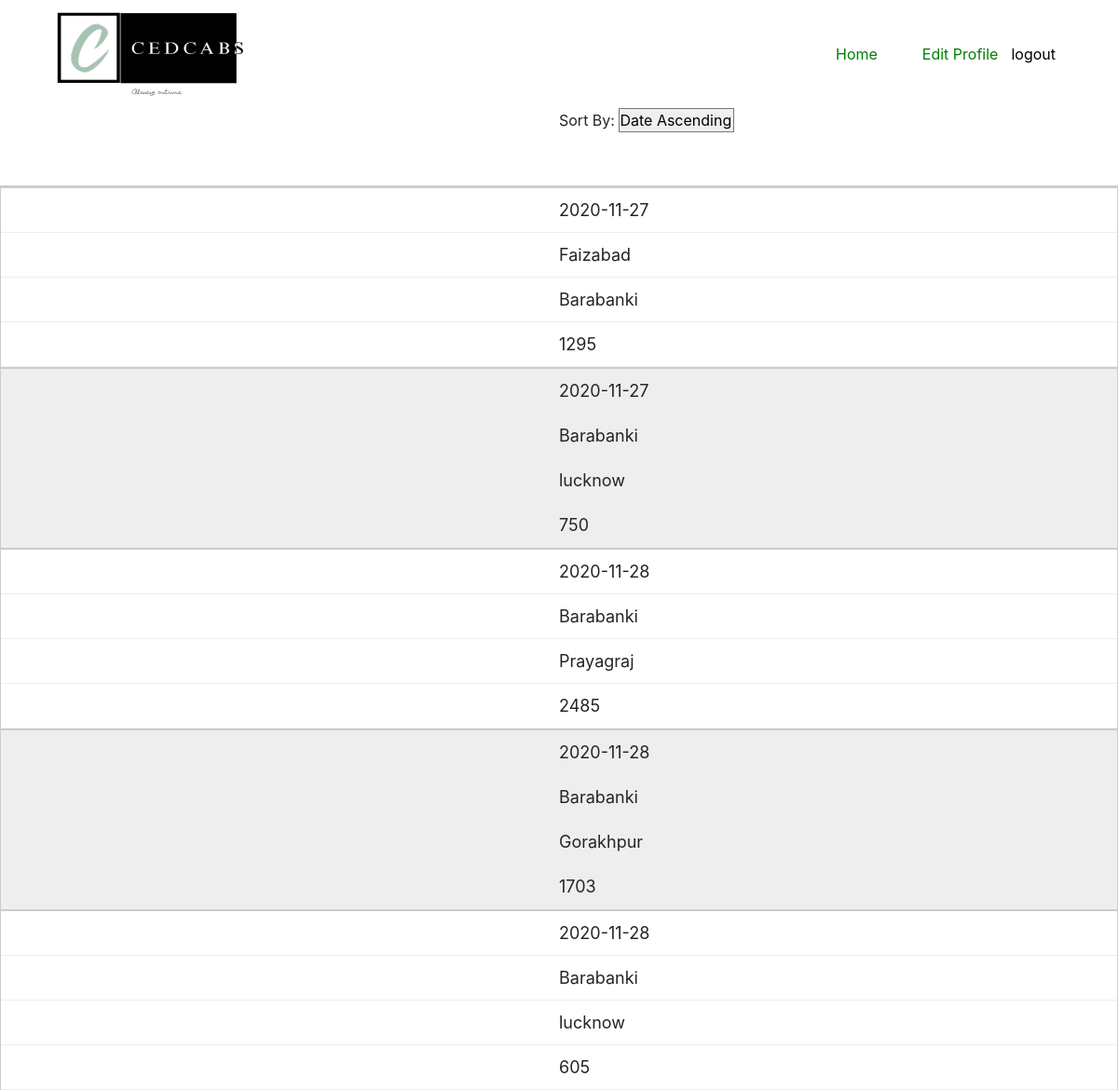
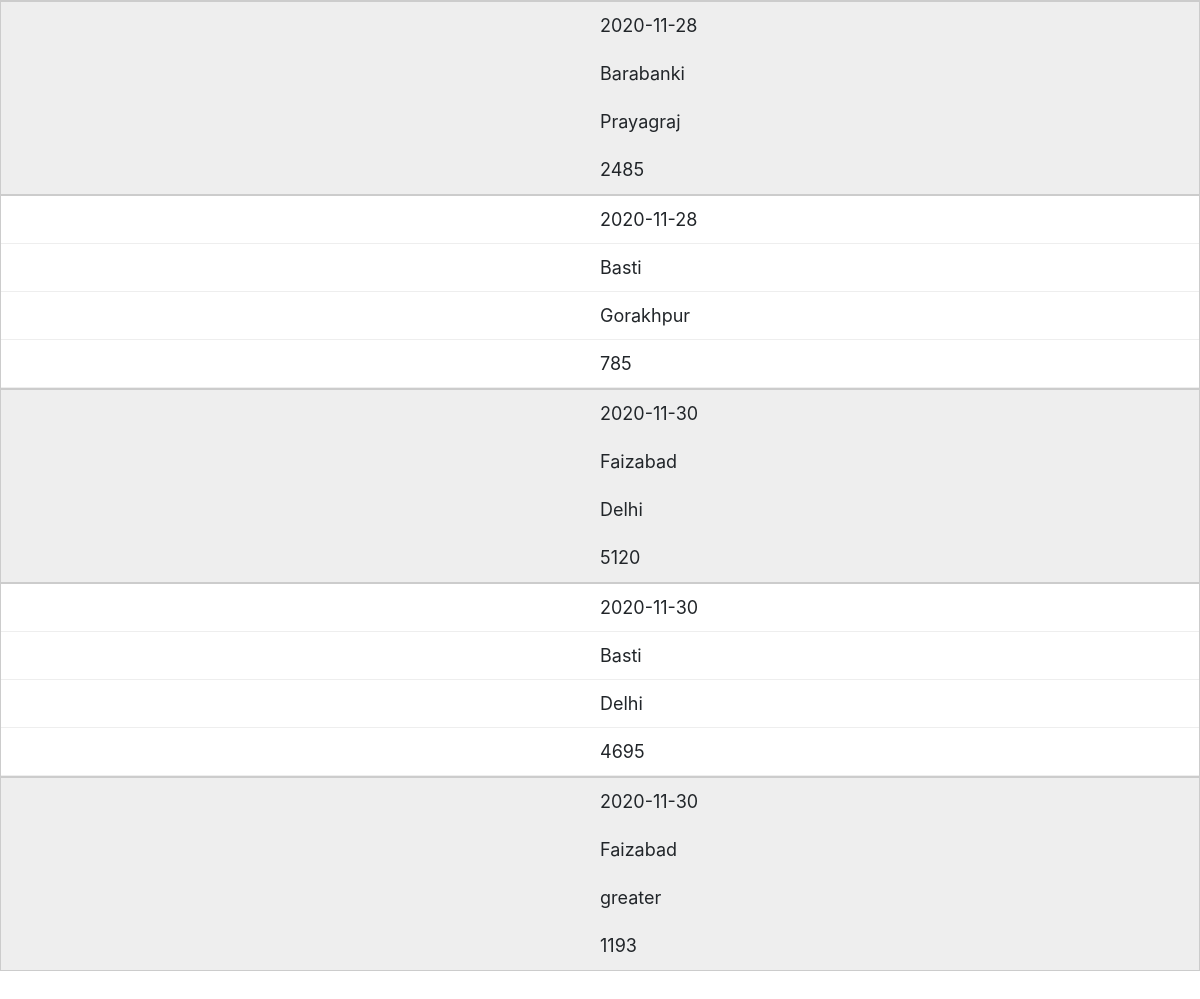
The page /user/user_profile.php (signed in) on the database its author committed (2 pictures, top to bottom).
### tables this page shows
CREATE TABLE `tbl_ride` (
  `ride_id` int(11) NOT NULL,
  `ride_date` date NOT NULL,
  `from_location` varchar(255) NOT NULL,
  `to_location` varchar(255) NOT NULL,
  `total_distance` varchar(255) NOT NULL,
  `luggage` varchar(255) NOT NULL,
  `total_fare` varchar(255) NOT NULL,
  `statuss` int(11) NOT NULL,
  `customer_user_id` varchar(255) NOT NULL
);

### user/fetch.php (called while the page is built, shortened)
<?php
    class Fetch{
        var $host="localhost";
        var $user="root";
        var $pass="";
        var $db="cedcabs";
        public $conn;
        public function __construct()
        {
            $this->conn=mysqli_connect($this->host,$this->user,$this->pass,$this->db);
        }
        public function profiles($id){
          $array=[];
          $sql=mysqli_query($this->conn,"select * from tbl_ride where customer_user_id=$id");
          while($row=mysqli_fetch_assoc($sql)){
            array_push($array,$row);
          }
          return $array;
        }
    }
?>

### user/user_profile.php (the view, shortened to what this page needs)
<?php
include_once './fetch.php';
$profile=new Fetch();
?>
<!DOCTYPE html>
<html lang="en">
<head>
    <link rel="stylesheet" href="https://stackpath.bootstrapcdn.com/bootstrap/4.3.1/css/bootstrap.min.css"
>
    <link rel="stylesheet" href="https://maxcdn.bootstrapcdn.com/bootstrap/4.0.0/css/bootstrap.min.css"
>
    <link rel="stylesheet" href="https://use.fontawesome.com/releases/v5.7.0/css/all.css"
>
    <link rel="stylesheet" href="../assets/style2.css">
    <link rel="stylesheet" href="../assets/fetchuser1.css">
    <link rel="stylesheet" href="https://cdnjs.cloudflare.com/ajax/libs/font-awesome/4.7.0/css/font-awesome.min.css">
</head>
<body>
    <form method="post">
        <div class="container">
            <nav class="navbar navbar-expand-md navbar-light">
                <img class="navbar-brand img-responsive" src='../logo.png' height=100 width=200>
                <div class="collapse navbar-collapse" id="navbarSupportedContent">
                    <ul class="navbar-nav ml-auto pl-auto text-center" id='active'>
                        <li class="nav-item mr-4">
                            <a class="nav-link" href="index.php">Home<span class="sr-only">(current)</span></a>
                        </li>
                        <li class="nav-item ml-2">
                            <a class="nav-link" href='edit_profile.php?id=<?php echo $_SESSION["user_id"] ?>'>Edit
                                Profile</a>
                        </li>
                        <form action="post">
                            <input type="submit" name="logout" value="logout"
                                style="background-color:white;border:none;">
                        </form>
                    </ul>
                </div>
            </nav>
        </div>
    </form>
    <label for="Sorting" style="margin-left:600px">Sort By:</label>
    <select name="sort by" id="sort">
        <option value="date_asc">Date Ascending</option>
    </select>
    <table>
        <tbody id="show">
            <tr>
                <?php
            $row=$profile->profiles($_SESSION["user_id"]);
            foreach($row as $key=>$value){
                echo "<tr><td>$value[ride_date]</td><td>$value[from_location]</td><td>$value[to_location]</td><td>$value[total_fare]</td></tr>";
            }
            ?>
            </tr>
        </tbody>
    </table>
</body>
</html>

### assets/style2.css (style rules this page uses)
#active a { color: green; }
select { -webkit-appearance: none; }

### assets/fetchuser1.css (style rules this page uses)
table { width: 750px; border-collapse: collapse; margin: 50px auto; }
tr:nth-of-type(odd) { background: #eee; }
td, th { padding: 10px; border: 1px solid #ccc; text-align: left; font-size: 18px; }
@media only screen and (max-width: 760px),
(min-device-width: 768px) and (max-device-width: 1024px) { table { width: 100%; } }
@media only screen and (max-width: 760px),
(min-device-width: 768px) and (max-device-width: 1024px) { table, thead, tbody, th, td, tr { display: block; } }
@media only screen and (max-width: 760px),
(min-device-width: 768px) and (max-device-width: 1024px) { tr { border: 1px solid #ccc; } }
@media only screen and (max-width: 760px),
(min-device-width: 768px) and (max-device-width: 1024px) { td { border: none; border-bottom: 1px solid #eee; position: relative; padding-left: 50%; } }
@media only screen and (max-width: 760px),
(min-device-width: 768px) and (max-device-width: 1024px) { td:before { position: absolute; top: 6px; left: 6px; width: 45%; padding-right: 10px; white-space: nowrap; content: attr(data-column); color: #000; font-weight: bold; } }

### rows shown on the page
tbl_ride: ride_date "2020-11-27", from_location "Faizabad", to_location "Barabanki", total_fare "1295"
tbl_ride: ride_date "2020-11-27", from_location "Barabanki", to_location "lucknow", total_fare "750"
tbl_ride: ride_date "2020-11-28", from_location "Barabanki", to_location "Prayagraj", total_fare "2485"
tbl_ride: ride_date "2020-11-28", from_location "Barabanki", to_location "Gorakhpur", total_fare "1703"
tbl_ride: ride_date "2020-11-28", from_location "Barabanki", to_location "lucknow", total_fare "605"
tbl_ride: ride_date "2020-11-28", from_location "Barabanki", to_location "Prayagraj", total_fare "2485"
tbl_ride: ride_date "2020-11-28", from_location "Basti", to_location "Gorakhpur", total_fare "785"
tbl_ride: ride_date "2020-11-30", from_location "Faizabad", to_location "Delhi", total_fare "5120"
tbl_ride: ride_date "2020-11-30", from_location "Basti", to_location "Delhi", total_fare "4695"
tbl_ride: ride_date "2020-11-30", from_location "Faizabad", to_location "greater", total_fare "1193"
